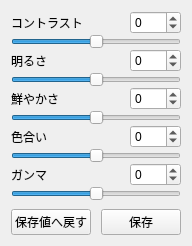
<?xml version="1.0" encoding="UTF-8"?>
<ui version="4.0">
 <class>VideoAdjustDialog</class>
 <widget class="QDialog" name="VideoAdjustDialog">
  <property name="geometry">
   <rect>
    <x>0</x>
    <y>0</y>
    <width>187</width>
    <height>233</height>
   </rect>
  </property>
  <property name="minimumSize">
   <size>
    <width>0</width>
    <height>0</height>
   </size>
  </property>
  <property name="maximumSize">
   <size>
    <width>16777215</width>
    <height>16777215</height>
   </size>
  </property>
  <property name="windowTitle">
   <string>ビデオ調整</string>
  </property>
  <layout class="QVBoxLayout" name="verticalLayout">
   <property name="spacing">
    <number>8</number>
   </property>
   <item>
    <layout class="QGridLayout" name="_gridLayout">
     <property name="verticalSpacing">
      <number>0</number>
     </property>
     <item row="3" column="0" colspan="3">
      <widget class="QSlider" name="_horizontalSlider">
       <property name="minimum">
        <number>-100</number>
       </property>
       <property name="maximum">
        <number>100</number>
       </property>
       <property name="pageStep">
        <number>0</number>
       </property>
       <property name="orientation">
        <enum>Qt::Horizontal</enum>
       </property>
      </widget>
     </item>
     <item row="0" column="0">
      <widget class="QLabel" name="_label">
       <property name="text">
        <string>コントラスト</string>
       </property>
      </widget>
     </item>
     <item row="0" column="2">
      <widget class="QSpinBox" name="_spinBox">
       <property name="minimum">
        <number>-100</number>
       </property>
       <property name="maximum">
        <number>100</number>
       </property>
      </widget>
     </item>
     <item row="4" column="0">
      <widget class="QLabel" name="_label_2">
       <property name="text">
        <string>明るさ</string>
       </property>
      </widget>
     </item>
     <item row="4" column="2">
      <widget class="QSpinBox" name="_spinBox_2">
       <property name="minimum">
        <number>-100</number>
       </property>
       <property name="maximum">
        <number>100</number>
       </property>
      </widget>
     </item>
     <item row="5" column="0" colspan="3">
      <widget class="QSlider" name="_horizontalSlider_2">
       <property name="minimum">
        <number>-100</number>
       </property>
       <property name="maximum">
        <number>100</number>
       </property>
       <property name="pageStep">
        <number>0</number>
       </property>
       <property name="orientation">
        <enum>Qt::Horizontal</enum>
       </property>
      </widget>
     </item>
     <item row="6" column="0">
      <widget class="QLabel" name="_label_3">
       <property name="text">
        <string>鮮やかさ</string>
       </property>
      </widget>
     </item>
     <item row="6" column="2">
      <widget class="QSpinBox" name="_spinBox_3">
       <property name="minimum">
        <number>-100</number>
       </property>
       <property name="maximum">
        <number>100</number>
       </property>
      </widget>
     </item>
     <item row="7" column="0" colspan="3">
      <widget class="QSlider" name="_horizontalSlider_3">
       <property name="minimum">
        <number>-100</number>
       </property>
       <property name="maximum">
        <number>100</number>
       </property>
       <property name="pageStep">
        <number>0</number>
       </property>
       <property name="orientation">
        <enum>Qt::Horizontal</enum>
       </property>
      </widget>
     </item>
     <item row="0" column="1">
      <spacer name="_horizontalSpacer">
       <property name="orientation">
        <enum>Qt::Horizontal</enum>
       </property>
       <property name="sizeHint" stdset="0">
        <size>
         <width>40</width>
         <height>20</height>
        </size>
       </property>
      </spacer>
     </item>
     <item row="8" column="0">
      <widget class="QLabel" name="_label_4">
       <property name="text">
        <string>色合い</string>
       </property>
      </widget>
     </item>
     <item row="8" column="2">
      <widget class="QSpinBox" name="_spinBox_4">
       <property name="minimum">
        <number>-100</number>
       </property>
       <property name="maximum">
        <number>100</number>
       </property>
      </widget>
     </item>
     <item row="9" column="0" colspan="3">
      <widget class="QSlider" name="_horizontalSlider_4">
       <property name="minimum">
        <number>-100</number>
       </property>
       <property name="maximum">
        <number>100</number>
       </property>
       <property name="pageStep">
        <number>0</number>
       </property>
       <property name="orientation">
        <enum>Qt::Horizontal</enum>
       </property>
      </widget>
     </item>
     <item row="10" column="0">
      <widget class="QLabel" name="_label_5">
       <property name="text">
        <string>ガンマ</string>
       </property>
      </widget>
     </item>
     <item row="10" column="2">
      <widget class="QSpinBox" name="_spinBox_5">
       <property name="minimum">
        <number>-100</number>
       </property>
       <property name="maximum">
        <number>100</number>
       </property>
      </widget>
     </item>
     <item row="11" column="0" colspan="3">
      <widget class="QSlider" name="_horizontalSlider_5">
       <property name="minimum">
        <number>-100</number>
       </property>
       <property name="maximum">
        <number>100</number>
       </property>
       <property name="pageStep">
        <number>0</number>
       </property>
       <property name="orientation">
        <enum>Qt::Horizontal</enum>
       </property>
      </widget>
     </item>
    </layout>
   </item>
   <item>
    <spacer name="verticalSpacer">
     <property name="orientation">
      <enum>Qt::Vertical</enum>
     </property>
     <property name="sizeHint" stdset="0">
      <size>
       <width>20</width>
       <height>40</height>
      </size>
     </property>
    </spacer>
   </item>
   <item>
    <layout class="QHBoxLayout" name="horizontalLayout">
     <property name="spacing">
      <number>10</number>
     </property>
     <item>
      <widget class="QPushButton" name="_buttonLoad">
       <property name="focusPolicy">
        <enum>Qt::NoFocus</enum>
       </property>
       <property name="text">
        <string>保存値へ戻す</string>
       </property>
      </widget>
     </item>
     <item>
      <widget class="QPushButton" name="_buttonSave">
       <property name="focusPolicy">
        <enum>Qt::NoFocus</enum>
       </property>
       <property name="text">
        <string>保存</string>
       </property>
      </widget>
     </item>
    </layout>
   </item>
  </layout>
 </widget>
 <tabstops>
  <tabstop>_spinBox_2</tabstop>
  <tabstop>_spinBox_3</tabstop>
  <tabstop>_spinBox_4</tabstop>
  <tabstop>_spinBox_5</tabstop>
  <tabstop>_horizontalSlider</tabstop>
  <tabstop>_horizontalSlider_2</tabstop>
  <tabstop>_horizontalSlider_3</tabstop>
  <tabstop>_horizontalSlider_4</tabstop>
  <tabstop>_horizontalSlider_5</tabstop>
  <tabstop>_buttonSave</tabstop>
 </tabstops>
 <resources/>
 <connections>
  <connection>
   <sender>_horizontalSlider</sender>
   <signal>valueChanged(int)</signal>
   <receiver>_spinBox</receiver>
   <slot>setValue(int)</slot>
   <hints>
    <hint type="sourcelabel">
     <x>16</x>
     <y>32</y>
    </hint>
    <hint type="destinationlabel">
     <x>133</x>
     <y>10</y>
    </hint>
   </hints>
  </connection>
  <connection>
   <sender>_spinBox</sender>
   <signal>valueChanged(int)</signal>
   <receiver>_horizontalSlider</receiver>
   <slot>setValue(int)</slot>
   <hints>
    <hint type="sourcelabel">
     <x>127</x>
     <y>21</y>
    </hint>
    <hint type="destinationlabel">
     <x>27</x>
     <y>36</y>
    </hint>
   </hints>
  </connection>
  <connection>
   <sender>_horizontalSlider_2</sender>
   <signal>valueChanged(int)</signal>
   <receiver>_spinBox_2</receiver>
   <slot>setValue(int)</slot>
   <hints>
    <hint type="sourcelabel">
     <x>41</x>
     <y>70</y>
    </hint>
    <hint type="destinationlabel">
     <x>123</x>
     <y>50</y>
    </hint>
   </hints>
  </connection>
  <connection>
   <sender>_spinBox_2</sender>
   <signal>valueChanged(int)</signal>
   <receiver>_horizontalSlider_2</receiver>
   <slot>setValue(int)</slot>
   <hints>
    <hint type="sourcelabel">
     <x>126</x>
     <y>59</y>
    </hint>
    <hint type="destinationlabel">
     <x>50</x>
     <y>74</y>
    </hint>
   </hints>
  </connection>
  <connection>
   <sender>_horizontalSlider_3</sender>
   <signal>valueChanged(int)</signal>
   <receiver>_spinBox_3</receiver>
   <slot>setValue(int)</slot>
   <hints>
    <hint type="sourcelabel">
     <x>62</x>
     <y>112</y>
    </hint>
    <hint type="destinationlabel">
     <x>130</x>
     <y>90</y>
    </hint>
   </hints>
  </connection>
  <connection>
   <sender>_spinBox_3</sender>
   <signal>valueChanged(int)</signal>
   <receiver>_horizontalSlider_3</receiver>
   <slot>setValue(int)</slot>
   <hints>
    <hint type="sourcelabel">
     <x>124</x>
     <y>101</y>
    </hint>
    <hint type="destinationlabel">
     <x>72</x>
     <y>110</y>
    </hint>
   </hints>
  </connection>
  <connection>
   <sender>_horizontalSlider_4</sender>
   <signal>valueChanged(int)</signal>
   <receiver>_spinBox_4</receiver>
   <slot>setValue(int)</slot>
   <hints>
    <hint type="sourcelabel">
     <x>84</x>
     <y>152</y>
    </hint>
    <hint type="destinationlabel">
     <x>133</x>
     <y>130</y>
    </hint>
   </hints>
  </connection>
  <connection>
   <sender>_spinBox_4</sender>
   <signal>valueChanged(int)</signal>
   <receiver>_horizontalSlider_4</receiver>
   <slot>setValue(int)</slot>
   <hints>
    <hint type="sourcelabel">
     <x>133</x>
     <y>136</y>
    </hint>
    <hint type="destinationlabel">
     <x>94</x>
     <y>150</y>
    </hint>
   </hints>
  </connection>
  <connection>
   <sender>_horizontalSlider_5</sender>
   <signal>valueChanged(int)</signal>
   <receiver>_spinBox_5</receiver>
   <slot>setValue(int)</slot>
   <hints>
    <hint type="sourcelabel">
     <x>103</x>
     <y>190</y>
    </hint>
    <hint type="destinationlabel">
     <x>133</x>
     <y>170</y>
    </hint>
   </hints>
  </connection>
  <connection>
   <sender>_spinBox_5</sender>
   <signal>valueChanged(int)</signal>
   <receiver>_horizontalSlider_5</receiver>
   <slot>setValue(int)</slot>
   <hints>
    <hint type="sourcelabel">
     <x>137</x>
     <y>180</y>
    </hint>
    <hint type="destinationlabel">
     <x>114</x>
     <y>191</y>
    </hint>
   </hints>
  </connection>
 </connections>
</ui>
